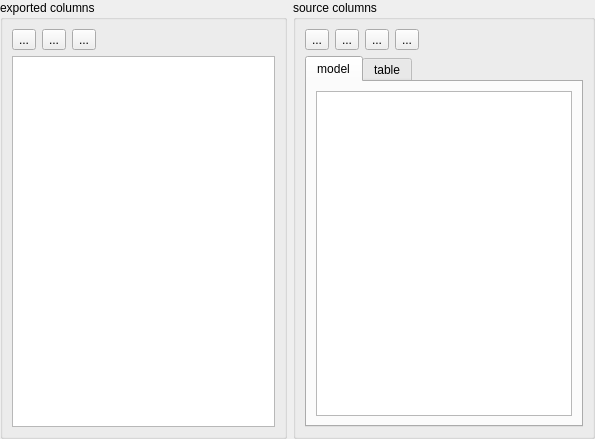
<?xml version="1.0" encoding="UTF-8"?>
<ui version="4.0">
 <class>qf::qmlwidgets::reports::TableViewChooseColumnsWidget</class>
 <widget class="QWidget" name="qf::qmlwidgets::reports::TableViewChooseColumnsWidget">
  <property name="geometry">
   <rect>
    <x>0</x>
    <y>0</y>
    <width>595</width>
    <height>439</height>
   </rect>
  </property>
  <property name="windowTitle">
   <string>Form</string>
  </property>
  <layout class="QHBoxLayout" name="horizontalLayout">
   <property name="leftMargin">
    <number>0</number>
   </property>
   <property name="topMargin">
    <number>0</number>
   </property>
   <property name="rightMargin">
    <number>0</number>
   </property>
   <property name="bottomMargin">
    <number>0</number>
   </property>
   <item>
    <widget class="QGroupBox" name="grpColumns_2">
     <property name="title">
      <string>exported columns</string>
     </property>
     <layout class="QVBoxLayout" name="verticalLayout_6">
      <item>
       <layout class="QHBoxLayout" name="horizontalLayout_6">
        <item>
         <widget class="QToolButton" name="btColumnShiftUp">
          <property name="toolTip">
           <string>shift selected column up</string>
          </property>
          <property name="text">
           <string>...</string>
          </property>
         </widget>
        </item>
        <item>
         <widget class="QToolButton" name="btColumnShiftDown">
          <property name="toolTip">
           <string>shift selected column down</string>
          </property>
          <property name="text">
           <string>...</string>
          </property>
         </widget>
        </item>
        <item>
         <widget class="QToolButton" name="btColumnsRemoveSelected">
          <property name="toolTip">
           <string>Remove selected columns</string>
          </property>
          <property name="text">
           <string>...</string>
          </property>
          <property name="icon">
           <iconset resource="../../qfqmlwidgets.qrc">
            <normaloff>:/qf/qmlwidgets/images/minus.png</normaloff>:/qf/qmlwidgets/images/minus.png</iconset>
          </property>
         </widget>
        </item>
        <item>
         <spacer name="horizontalSpacer_6">
          <property name="orientation">
           <enum>Qt::Horizontal</enum>
          </property>
          <property name="sizeHint" stdset="0">
           <size>
            <width>40</width>
            <height>20</height>
           </size>
          </property>
         </spacer>
        </item>
       </layout>
      </item>
      <item>
       <widget class="QTableView" name="tblExportedColumns">
        <attribute name="verticalHeaderDefaultSectionSize">
         <number>20</number>
        </attribute>
       </widget>
      </item>
     </layout>
    </widget>
   </item>
   <item>
    <widget class="QGroupBox" name="grpColumns">
     <property name="title">
      <string>source columns</string>
     </property>
     <layout class="QVBoxLayout" name="verticalLayout_3">
      <item>
       <layout class="QHBoxLayout" name="horizontalLayout_5">
        <item>
         <widget class="QToolButton" name="btColumnsAll">
          <property name="toolTip">
           <string>select all</string>
          </property>
          <property name="text">
           <string>...</string>
          </property>
          <property name="icon">
           <iconset>
            <normaloff>:/libqfgui/images/ok.png</normaloff>:/libqfgui/images/ok.png</iconset>
          </property>
         </widget>
        </item>
        <item>
         <widget class="QToolButton" name="btColumnsNone">
          <property name="toolTip">
           <string>select none</string>
          </property>
          <property name="text">
           <string>...</string>
          </property>
          <property name="icon">
           <iconset>
            <normaloff>:/libqfgui/images/close.png</normaloff>:/libqfgui/images/close.png</iconset>
          </property>
         </widget>
        </item>
        <item>
         <widget class="QToolButton" name="btColumnsInvert">
          <property name="toolTip">
           <string>invert selection</string>
          </property>
          <property name="text">
           <string>...</string>
          </property>
          <property name="icon">
           <iconset resource="../../qfqmlwidgets.qrc">
            <normaloff>:/qf/qmlwidgets/images/reload.png</normaloff>:/qf/qmlwidgets/images/reload.png</iconset>
          </property>
         </widget>
        </item>
        <item>
         <widget class="QToolButton" name="btColumnsAppendSelected">
          <property name="toolTip">
           <string>invert selection</string>
          </property>
          <property name="text">
           <string>...</string>
          </property>
          <property name="icon">
           <iconset resource="../../qfqmlwidgets.qrc">
            <normaloff>:/qf/qmlwidgets/images/plus.png</normaloff>:/qf/qmlwidgets/images/plus.png</iconset>
          </property>
         </widget>
        </item>
        <item>
         <spacer name="horizontalSpacer_5">
          <property name="orientation">
           <enum>Qt::Horizontal</enum>
          </property>
          <property name="sizeHint" stdset="0">
           <size>
            <width>40</width>
            <height>20</height>
           </size>
          </property>
         </spacer>
        </item>
       </layout>
      </item>
      <item>
       <widget class="QTabWidget" name="columnsTabWidget">
        <property name="currentIndex">
         <number>0</number>
        </property>
        <widget class="QWidget" name="tabModel">
         <attribute name="title">
          <string>model</string>
         </attribute>
         <layout class="QVBoxLayout" name="verticalLayout_4">
          <item>
           <widget class="QListWidget" name="lstModelColumns">
            <property name="selectionMode">
             <enum>QAbstractItemView::ExtendedSelection</enum>
            </property>
           </widget>
          </item>
         </layout>
        </widget>
        <widget class="QWidget" name="tab_2">
         <attribute name="title">
          <string>table</string>
         </attribute>
         <layout class="QVBoxLayout" name="verticalLayout_5">
          <item>
           <widget class="QListWidget" name="lstTableColumns">
            <property name="selectionMode">
             <enum>QAbstractItemView::ExtendedSelection</enum>
            </property>
           </widget>
          </item>
         </layout>
        </widget>
       </widget>
      </item>
     </layout>
    </widget>
   </item>
  </layout>
 </widget>
 <resources>
  <include location="../../qfqmlwidgets.qrc"/>
 </resources>
 <connections/>
</ui>
